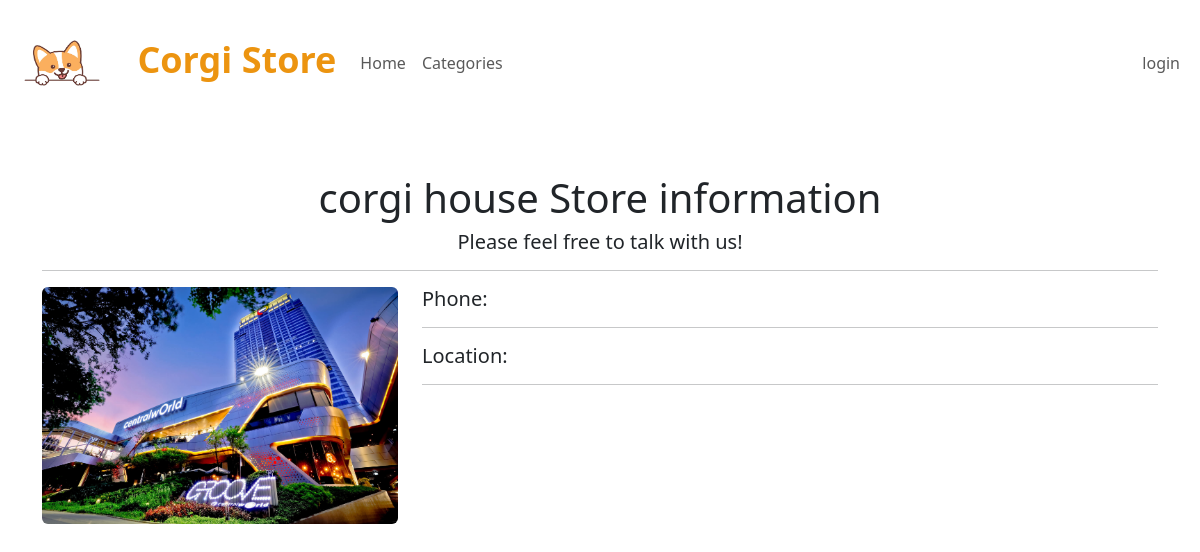
The page /store/store/corgi house/ on the database its author committed.
### seller/models.py (models this page shows, shortened)
class Seller(models.Model):
    user = models.OneToOneField(settings.AUTH_USER_MODEL,max_length=100, null=False, blank=False, on_delete=models.CASCADE)
    store_name = models.CharField(max_length=50)
    store_address = models.CharField(max_length=300,default=None)
    store_image = models.ImageField(upload_to="seller/media/store/")
    qrcode_image = models.ImageField(upload_to="seller/media/qrcode/")
    last_update = models.DateTimeField(auto_now=True)
    def __str__(self):
            return self.store_name

### buyer/views.py (the view)
# urls.py: path('store/<str:store_name>/', views.store_detail, name='store_detail'),
def store_detail(request, store_name):
    stores = Seller.objects.filter(store_name=store_name.replace('_', ' '))
    print(f"store:{stores}")
    context = {'stores': stores}
    return render(request, 'store_detail.html', context)

### buyer/templates/store_detail.html (shortened to what this page needs)
{% extends "homepage.html" %}
{% block nav %}
<li class="nav-item">
    <a class="nav-link active" aria-current="page" href="/" style="color: #595959";>Home</a>
</li>
<li class="nav-item">
    <a class="nav-link active" aria-current="page" href="categories" style="color: #595959";>Categories</a>
</li>
{% endblock %}
{% block right-nav %}
<li class="nav-item">
    <a class="nav-link active" aria-current="page" href="/login" style="color: #595959;";>login</a>
</li>
{% endblock %}
{% block content %}
    <div class="container mt-5">
        {% for store in stores %}
        <h1 class="text-center">{{ store.store_name }} Store information</h1>
        <h5 class="text-center">Please feel free to talk with us!</h5>
            <hr>
                <div class="row">
                    <div class="col-md-4">
                        <img class="img-fluid rounded" src="{{ store.store_image.url }}" alt="{{ store.store_name }}" >
                    </div>
                    <div class="col-md-8">
                        <h5>Phone:</h5>
                            <hr>
                        <h5>Location:</h5>
            <hr>
      </div>
    </div>
  </div>
  {% endfor %}
  {% endblock %}

### rows shown on the page
Seller: store_name "corgi house", store_image (picture)
